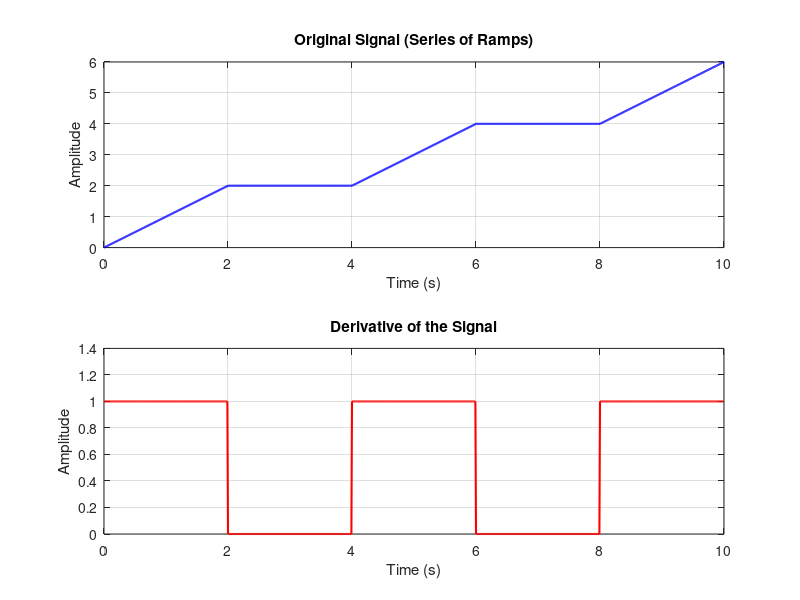

The MATLAB script that drew this image: (Note: this script raises an error after producing the figure.)
clear;
close all;
clc;



% Define the time vector
t = 0:0.01:10; % from 0 to 10 seconds with a step of 0.01 seconds

% Define the ramp signal
ramp1 = t(t<=2);         % Ramp from 0 to 2 seconds
ramp2 = 2*ones(size(t(t>2 & t<=4))); % Constant from 2 to 4 seconds
ramp3 = (t(t>4 & t<=6)-4) + 2; % Ramp from 4 to 6 seconds starting from 2
ramp4 = 4*ones(size(t(t>6 & t<=8))); % Constant from 6 to 8 seconds
ramp5 = (t(t>8 & t<=10)-8) + 4; % Ramp from 8 to 10 seconds starting from 4

% Concatenate all parts to form the complete signal
signal = [ramp1, ramp2, ramp3, ramp4, ramp5];

% Calculate the derivative using numerical differentiation
dt = t(2) - t(1); % time step
derivative = diff(signal) / dt; % numerical derivative
t_derivative = t(1:end-1); % time vector for the derivative

% Plot the original signal and its derivative
figure;

% Plot original signal
subplot(2,1,1);
plot(t, signal, 'b', 'LineWidth', 1.5);
title('Original Signal (Series of Ramps)');
xlabel('Time (s)');
ylabel('Amplitude');
grid on;

% Plot derivative of the signal
subplot(2,1,2);
plot(t_derivative, derivative, 'r', 'LineWidth', 1.5);
title('Derivative of the Signal');
xlabel('Time (s)');
ylabel('Amplitude');
grid on;

% Adjust plot spacing
tight_layout();
